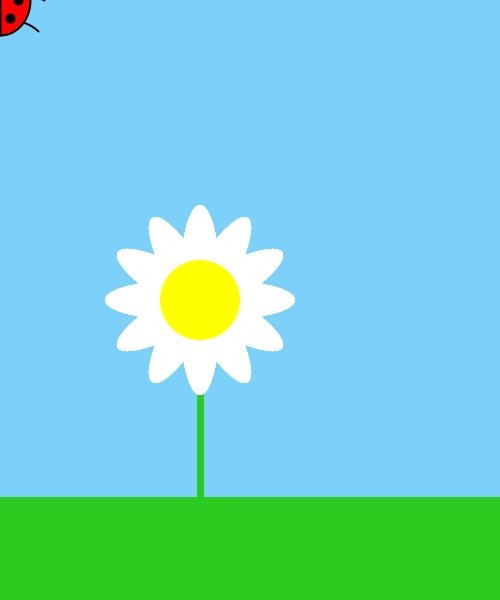
Frame 1 (no input)
Frame 60 (the mouse pressed at the canvas centre just before this capture): identical to frame 1, image omitted
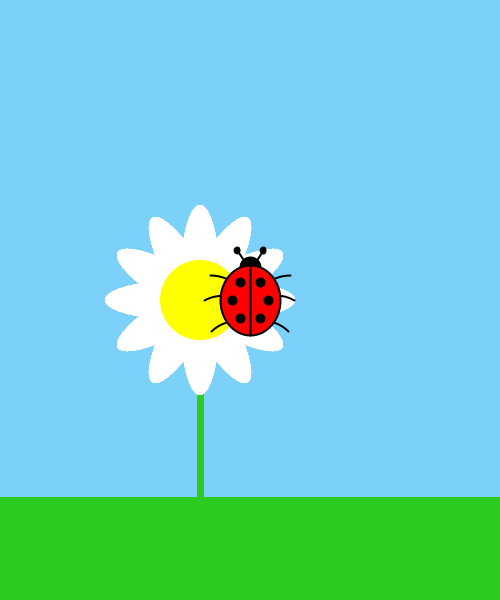
Frame 120 (the mouse held since frame 60 and released just before this capture)

The Processing sketch that drew these frames (run headless with seeded random() and noise(); from frame 60 on, the mouse is pressed at the canvas centre):

// Processing sketch: processing_96241
// ── processing_96241.pde

//declaracio
int x;

//inicialitzacio de la x=0
void setup()
{
  x=0;
  size(500, 600);
  background(124,209,250);
  noCursor();
}

void draw()
{
  background(124,209,250);
  //tija de la flor
  stroke(44,203,31);
  strokeWeight(7);
  line(2*width/5,height/2,2*width/5,11*height/12);
  //terra
  fill(44,203,31);
  rect(0,width,width,height);
  //petals del fons
  pushMatrix();
  translate(2*width/5,height/2);
  for(int i=0; i<80; i++){
    rotate(PI/6);
    fill(255);
    noStroke();
    ellipse(0,height/40,2*width/25,4*height/15);
  }
  popMatrix();
  //cercle del mig
  noStroke();
  fill(255,255,0);
  ellipse(2*width/5,height/2,4*width/25,2*height/15);

  //marieta en moviment
  stroke(0);
  strokeWeight(2);
  fill(0);
  ellipse(mouseX,mouseY-33,width/25,height/30);//el cap de la marieta
  //antenes marieta
  line(mouseX-13,mouseY-50,mouseX,mouseY-30);
  ellipse(mouseX-13,mouseY-50,width/95,height/95);
  line(mouseX+13,mouseY-50,mouseX,mouseY-30);
  ellipse(mouseX+13,mouseY-50,width/95,height/95);
  //potes Esquerra
  noFill();
  arc(mouseX-40, mouseY+15, 4*width/25, 2*height/15, PI+HALF_PI, TWO_PI);
  arc(mouseX-25, mouseY+35, 4*width/25, 2*height/15, PI+PI/3, PI+HALF_PI);
  arc(mouseX-10, mouseY+60, 4*width/25, 2*height/15, PI+QUARTER_PI, PI+HALF_PI);
  //potes Dreta
  arc(mouseX+40, mouseY+15, 4*width/25, 2*height/15, PI, PI+HALF_PI);
  arc(mouseX+25, mouseY+35, 4*width/25, 2*height/15, PI+HALF_PI, PI+HALF_PI+PI/6);
  arc(mouseX+10, mouseY+60, 4*width/25, 2*height/15, PI+HALF_PI, PI+HALF_PI+QUARTER_PI);
  //cos vermell de la marieta
  fill(255,0,0);
  ellipse(mouseX, mouseY, 3*width/25, 7*height/60);
  line(mouseX,mouseY+35,mouseX,mouseY-35);
  fill(0); //punts negres Esquerra de la marieta respecte el cursor
  ellipse(mouseX-10,mouseY-18,2*width/125,height/75);
  ellipse(mouseX-18,mouseY,2*width/125,height/75);
  ellipse(mouseX-10,mouseY+18,2*width/125,height/75);
  //punts negres Dreta de la marieta respecte el cursor
  ellipse(mouseX+10,mouseY-18,2*width/125,height/75);
  ellipse(mouseX+18,mouseY,2*width/125,height/75);
  ellipse(mouseX+10,mouseY+18,2*width/125,height/75);
  
}
